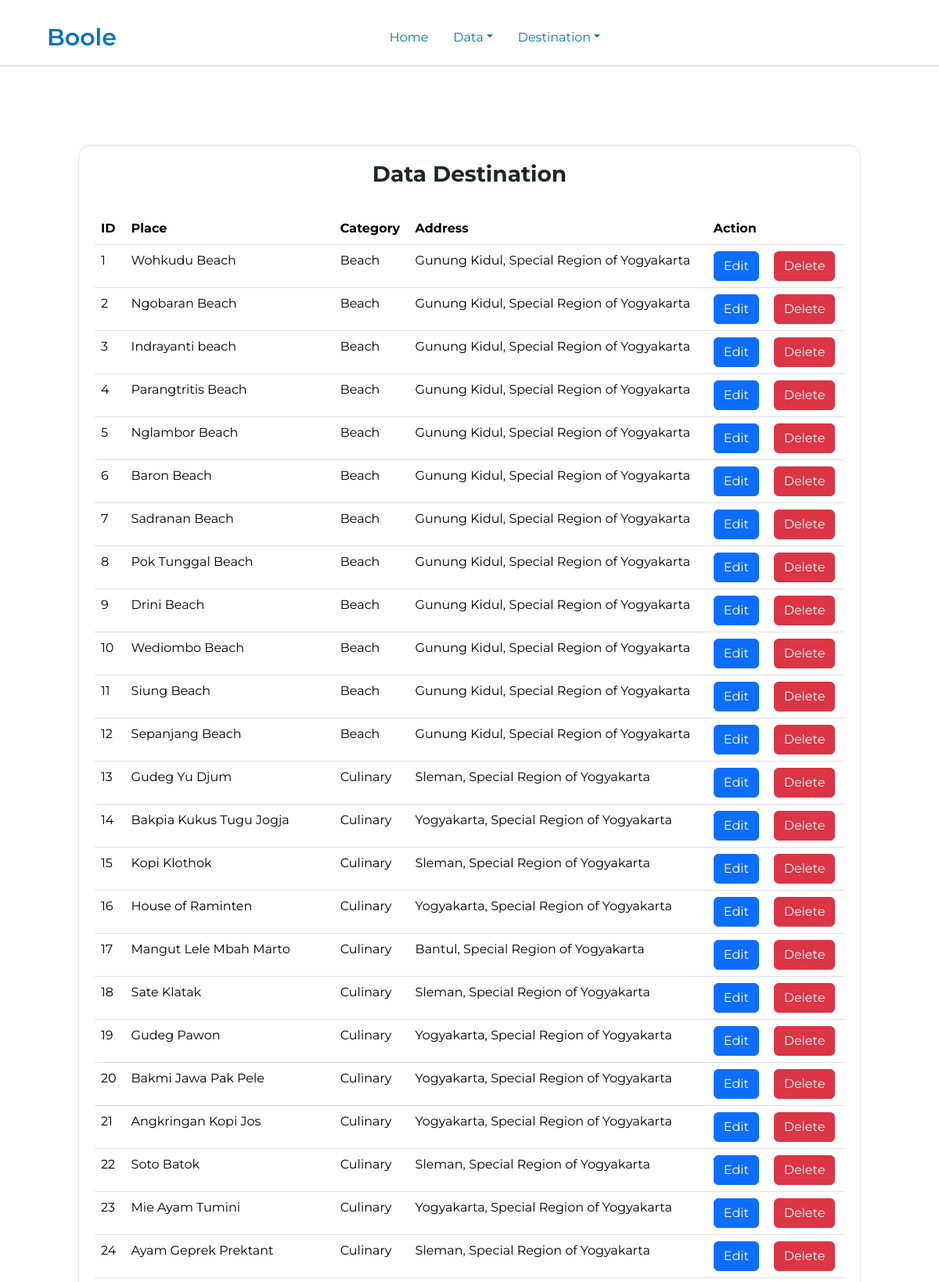
Page /edit.php (upper part) on the committed database.
### tables this page shows
CREATE TABLE `destination` (
  `id` int(11) NOT NULL,
  `place` varchar(30) NOT NULL,
  `category` varchar(15) NOT NULL,
  `description` text NOT NULL,
  `address` varchar(255) NOT NULL,
  `picture` varchar(50) NOT NULL,
  `link_maps` varchar(255) NOT NULL
);

### edit.php (the view, shortened to what this page needs)
<?php
include('config/config.php');
$sql = "SELECT * FROM destination";
$result = $mysql_db->query($sql);
?>
<!DOCTYPE html>
<html lang="en">
<head>
    <link href="https://cdn.jsdelivr.net/npm/bootstrap@5.3.2/dist/css/bootstrap.min.css" rel="stylesheet">
</head>
<body>
    <nav style="border-bottom:2px #e4e4e4 solid;">
        <div>
            <ul class="nav justify-content-center navbar">
                <a class="navbar-brand me-auto" style="font-weight:600; color: #0174BE; font-size:30px;">Boole</a>
                <li class="nav-item">
                    <a class="nav-link" href="admin_home.php" style="color: #0174BE;" id="hover">Home</a>
                </li>
                <li class="nav-item dropdown">
                    <a class="nav-link dropdown-toggle" href="#" role="button" data-bs-toggle="dropdown" aria-expanded="false" style="color: #0174BE;" id="hover">Data</a>
                </li>
                <li class="nav-item dropdown">
                    <a class="nav-link dropdown-toggle" href="#" role="button" data-bs-toggle="dropdown" aria-expanded="false" style="color: #0174BE;" id="hover">Destination</a>
                </li>
                <button class="navbar-toggler ms-auto" type="button" data-bs-toggle="offcanvas" data-bs-target="#offcanvasLightNavbar" aria-controls="offcanvasLightNavbar" aria-label="Toggle navigation">
                </button>
        </div>
    </nav>
    <section class="data">
        <center>
            <h3 style=" font-weight: bolder;">Data Destination</h3><br>
        </center>
        <?php
        if ($result->num_rows > 0) {
            echo '<table class="table">';
            echo '<thead>
                            <tr>
                            <th scope="col">ID</th>
                            <th scope="col">Place</th>
                            <th scope="col">Category</th>
                            <th scope="col">Address</th>
                            <th scope="col">Action</th>
                            <th></th>
                            </tr>
                        </thead>';
            while ($row = $result->fetch_assoc()) {
                echo '<tbody>';
                echo '<tr>';
                echo '<td>' . $row['id'] . '</td>';
                echo '<td>' . $row['place'] . '</td>';
                echo '<td>' . $row['category'] . '</td>';
                echo '<td>' . $row['address'] . '</td>';
                echo '<td><a href="process_edit.php?id=' . $row['id'] . '" class="btn btn-primary">Edit</a></td>';
                echo '<td><a href="edit.php?id=' . $row['id'] . ' &aksi=delete" class="btn btn-danger">Delete</a></td>';
                echo '</tr>';
                echo '</tbody>';
            }
            echo '</table>';
        } else {
            echo "No records found";
        }
        ?><br>
        <br>
    </section>
</body>
</html>

### edit.php (style rules this page uses)
body { font-family: 'Montserrat', sans-serif; }
.navbar { padding-top: 20px; padding-right: 60px; padding-left: 60px; }
.navbar-toggler { border: none; }
.data { margin: 100px 100px 100px 100px; padding: 20px; border: 1px #e4e4e4 solid; border-radius: 15px; }

### rows in the picture
destination: id "1", place "Wohkudu Beach", category "Beach", address "Gunung Kidul, Special Region of Yogyakarta"
destination: id "2", place "Ngobaran Beach", category "Beach", address "Gunung Kidul, Special Region of Yogyakarta"
destination: id "3", place "Indrayanti beach", category "Beach", address "Gunung Kidul, Special Region of Yogyakarta"
destination: id "4", place "Parangtritis Beach", category "Beach", address "Gunung Kidul, Special Region of Yogyakarta"
destination: id "5", place "Nglambor Beach", category "Beach", address "Gunung Kidul, Special Region of Yogyakarta"
destination: id "6", place "Baron Beach", category "Beach", address "Gunung Kidul, Special Region of Yogyakarta"
destination: id "7", place "Sadranan Beach", category "Beach", address "Gunung Kidul, Special Region of Yogyakarta"
destination: id "8", place "Pok Tunggal Beach", category "Beach", address "Gunung Kidul, Special Region of Yogyakarta"
destination: id "9", place "Drini Beach", category "Beach", address "Gunung Kidul, Special Region of Yogyakarta"
destination: id "10", place "Wediombo Beach", category "Beach", address "Gunung Kidul, Special Region of Yogyakarta"
destination: id "11", place "Siung Beach", category "Beach", address "Gunung Kidul, Special Region of Yogyakarta"
destination: id "12", place "Sepanjang Beach", category "Beach", address "Gunung Kidul, Special Region of Yogyakarta"
destination: id "13", place "Gudeg Yu Djum", category "Culinary", address "Sleman, Special Region of Yogyakarta"
destination: id "14", place "Bakpia Kukus Tugu Jogja", category "Culinary", address "Yogyakarta, Special Region of Yogyakarta"
destination: id "15", place "Kopi Klothok", category "Culinary", address "Sleman, Special Region of Yogyakarta"
destination: id "16", place "House of Raminten", category "Culinary", address "Yogyakarta, Special Region of Yogyakarta"
destination: id "17", place "Mangut Lele Mbah Marto", category "Culinary", address "Bantul, Special Region of Yogyakarta"
destination: id "18", place "Sate Klatak", category "Culinary", address "Sleman, Special Region of Yogyakarta"
destination: id "19", place "Gudeg Pawon", category "Culinary", address "Yogyakarta, Special Region of Yogyakarta"
destination: id "20", place "Bakmi Jawa Pak Pele", category "Culinary", address "Yogyakarta, Special Region of Yogyakarta"
destination: id "21", place "Angkringan Kopi Jos", category "Culinary", address "Yogyakarta, Special Region of Yogyakarta"
destination: id "22", place "Soto Batok", category "Culinary", address "Sleman, Special Region of Yogyakarta"
destination: id "23", place "Mie Ayam Tumini", category "Culinary", address "Yogyakarta, Special Region of Yogyakarta"
destination: id "24", place "Ayam Geprek Prektant", category "Culinary", address "Sleman, Special Region of Yogyakarta"
